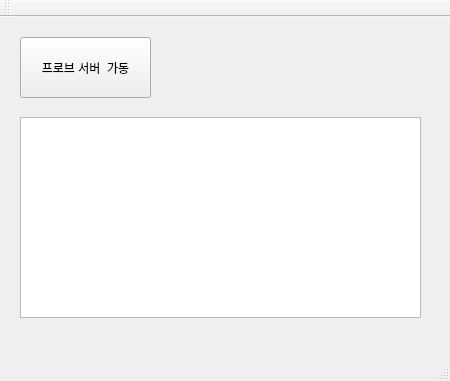
<?xml version="1.0" encoding="UTF-8"?>
<ui version="4.0">
 <class>MainWindow</class>
 <widget class="QMainWindow" name="MainWindow">
  <property name="geometry">
   <rect>
    <x>0</x>
    <y>0</y>
    <width>450</width>
    <height>381</height>
   </rect>
  </property>
  <property name="windowTitle">
   <string>MainWindow</string>
  </property>
  <widget class="QWidget" name="centralWidget">
   <widget class="QPushButton" name="server_start">
    <property name="geometry">
     <rect>
      <x>20</x>
      <y>20</y>
      <width>131</width>
      <height>61</height>
     </rect>
    </property>
    <property name="text">
     <string>프로브 서버  가동</string>
    </property>
   </widget>
   <widget class="QTextEdit" name="textEdit">
    <property name="geometry">
     <rect>
      <x>20</x>
      <y>100</y>
      <width>401</width>
      <height>201</height>
     </rect>
    </property>
   </widget>
  </widget>
  <widget class="QMenuBar" name="menuBar">
   <property name="geometry">
    <rect>
     <x>0</x>
     <y>0</y>
     <width>450</width>
     <height>23</height>
    </rect>
   </property>
  </widget>
  <widget class="QToolBar" name="mainToolBar">
   <attribute name="toolBarArea">
    <enum>TopToolBarArea</enum>
   </attribute>
   <attribute name="toolBarBreak">
    <bool>false</bool>
   </attribute>
  </widget>
  <widget class="QStatusBar" name="statusBar"/>
 </widget>
 <layoutdefault spacing="6" margin="11"/>
 <resources/>
 <connections/>
</ui>
